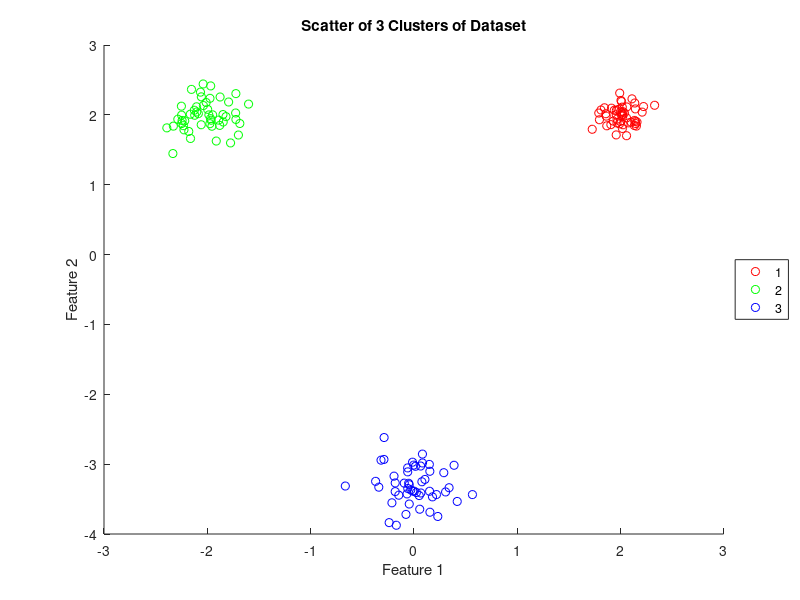

MATLAB code for this plot: (Note: this script raises an error after producing the figure.)
% EC 414 - HW 4 - Spring 2020
% K-Means starter code

clear, clc, close all,

%% Generate Gaussian data (4.2a):
% Add code below:
R1 = mvnrnd([2;2],0.02*eye(2),50);
R2 = mvnrnd([-2;2],0.05*eye(2),50);
R3 = mvnrnd([0;-3.25],0.07*eye(2),50);
scatter(R1(:,1),R1(:,2),'r');
xlabel('Feature 1');
ylabel('Feature 2');
title('Scatter of 3 Clusters of Dataset');

hold on
scatter(R2(:,1),R2(:,2),'g');
scatter(R3(:,1),R3(:,2),'b');
legend('1','2','3','location','EastOutside');
hold off


%% Generate NBA data: (4.2e)
% Add code below:
[num,txt,raw] = xlsread('NBA_stats_2018_2019');
MPG = num(:,2);
PPG = num(:,4);
figure
scatter(MPG,PPG);
xlabel('MPG');
ylabel('PPG');
title('Scatter PPG Against MPG for NBA Players');
% HINT: readmatrix might be useful here

%% Problem 4.2(f): Generate Concentric Rings Dataset using
% sample_circle.m provided to you in the HW 4 folder on Blackboard.
[data_cc ,label_cc] = sample_circle( 3, [500;500;500] );
figure
gscatter(data_cc(:,1),data_cc(:,2),label_cc(:),'rgb');
xlabel('Feature X');
ylabel('Feature Y');
title('Scatter of Concentric Data');
%% K-Means implementation (4.2a)
% Add code below
DATA = [R1;R2;R3];
K = 3;
MU_init = [3,3;-4,-1;2,-4];

MU_previous = MU_init;
MU_current = MU_init;

% initializations
labels = ones(length(DATA),1);
converged = 0;
iteration = 0;
convergence_threshold = 0.025;
%Run k-means
while (converged==0)
    iteration = iteration + 1;
    fprintf('Iteration: %d\n',iteration)

    % CODE - Assignment Step - Assign each data observation to the cluster with the nearest mean:
    % Write code below here:
    d =[];
    for i = 1:K
        u = [MU_init(i,1),MU_init(i,2)].*ones(length(DATA),2);
        dtoi = (DATA(:,1)-u(:,1)).^2 + (DATA(:,2)-u(:,2)).^2;
        d = [d,dtoi];
    end
    
    [dd,ii] = min(d,[],2);
    labels = ii';
        
    % CODE - Mean Updating - Update the cluster means
    % Write code below here:
    MU_previous = MU_current;
    clusters = zeros(K,2);
    for z = 1:K
        c = zeros(K);
        for j = 1:length(labels)
            if labels(j) == z
                clusters(z,1) = clusters(z,1)+DATA(j,1);
                clusters(z,2) = clusters(z,2)+DATA(j,2);
                c(z) = c(z)+1;
               
            end
        end
        clusters(z,1) = clusters(z,1)/c(z);
        clusters(z,2) = clusters(z,2)/c(z);
    end
    MU_current = clusters;

            
            
    %CODE 4 - Check for convergence 
    % Write code below here:
    conv = mean(mean(MU_current-MU_previous));
    if (conv < convergence_threshold)
        converged=1;
    end
    
    % CODE 5 - Plot clustering results if converged:
    % Write code below here:
    if (converged == 1)
        fprintf('\nConverged.\n')
        
        figure
        gscatter(DATA(:,1),DATA(:,2),labels','rgb');
        xlabel('Feature 1');
        ylabel('Feature 2');
        title('Scatter Dataset Tested by K-means');
        legend('1','2','3','location','EastOutside');
        
        
        %If converged, get WCSS metric
        % Add code below
        D_wcss=zeros(1,K);
        for i2 = 1:K
            for j2 = 1:length(labels)
                if labels(j2) == i2
                    D_wcss(1,i2) = D_wcss(1,i2)+((DATA(j2,1)-MU_current(i2,1)).^2 ... 
                        + (DATA(j2,2)-MU_current(i2,2)).^2);

                end
            end
        end
        
        WCSS = sum(D_wcss);
    end
end

fprintf('4.2a WCSS: %f\n',WCSS);
    %%%%%%%%%%%%%%%%%%%%%%%%%%%%%%%%%%%%%%%%%%%%%%%%

%% Check different Initialization (4.2b)
% Add code below
MU_init = [-0.14,2.61;3.15,-0.84;-3.28,-1.58];

MU_previous = MU_init;
MU_current = MU_init;

% initializations
labels = ones(length(DATA),1);
converged = 0;
iteration = 0;
convergence_threshold = 0.025;
%Run k-means
while (converged==0)
    iteration = iteration + 1;
    fprintf('Iteration: %d\n',iteration)

    % CODE - Assignment Step - Assign each data observation to the cluster with the nearest mean:
    % Write code below here:
    d =[];
    for i = 1:K
        u = [MU_init(i,1),MU_init(i,2)].*ones(length(DATA),2);
        dtoi = (DATA(:,1)-u(:,1)).^2 + (DATA(:,2)-u(:,2)).^2;
        d = [d,dtoi];
    end
    
    [dd,ii] = min(d,[],2);
    labels = ii';
        
    % CODE - Mean Updating - Update the cluster means
    % Write code below here:
    MU_previous = MU_current;
    clusters = zeros(K,2);
    for z = 1:K
        c = zeros(K);
        for j = 1:length(labels)
            if labels(j) == z
                clusters(z,1) = clusters(z,1)+DATA(j,1);
                clusters(z,2) = clusters(z,2)+DATA(j,2);
                c(z) = c(z)+1;
               
            end
        end
        clusters(z,1) = clusters(z,1)/c(z);
        clusters(z,2) = clusters(z,2)/c(z);
    end
    MU_current = clusters;

            
            
    %CODE 4 - Check for convergence 
    % Write code below here:
    conv = mean(mean(MU_current-MU_previous));
    if (conv < convergence_threshold)
        converged=1;
    end
    
    % CODE 5 - Plot clustering results if converged:
    % Write code below here:
    if (converged == 1)
        fprintf('\nConverged.\n')
        
        figure
        gscatter(DATA(:,1),DATA(:,2),labels','rgb');
        xlabel('Feature 1');
        ylabel('Feature 2');
        title('Test of Different Initialization K-means');
        legend('1','2','3','location','EastOutside');
        
        
        %If converged, get WCSS metric
        % Add code below
        D_wcss=zeros(1,K);
        for i2 = 1:K
            for j2 = 1:length(labels)
                if labels(j2) == i2
                    D_wcss(1,i2) = D_wcss(1,i2)+((DATA(j2,1)-MU_current(i2,1)).^2 ... 
                        + (DATA(j2,2)-MU_current(i2,2)).^2);

                end
            end
        end
        
        WCSS2 = sum(D_wcss);
    end
end

fprintf('4.2b WCSS: %f\n',WCSS2);
%Observation: For this initialization, clusters 1 and 2 converged to the
%same cluster, which is not desired. Compared to WCSS of part a which is
%11.8, WCSS for this initialization is 405. As the initial u2 is too far
%away from actual dataset, the k-means algorithm fails to converge
%correctly. This algorithm is very sensitive to initial centers.

%% Random Initializations (4.2c)
DATA = [R1;R2;R3];
K = 3;
WCSS_random = zeros(1,10);
labels = ones(length(DATA),10);
%Run k-means for 10 times at random
for r = 1:10
    MU_init = ones(3,2);
    MU_init(1,:) = [3,3].*rand(1,2);
    MU_init(2,:) = [-3,3].*rand(1,2);
    MU_init(3,:) = [1,-3].*rand(1,2);
    

    MU_previous = MU_init;
    MU_current = MU_init;

    % initializations
    
    converged = 0;
    iteration = 0;
    convergence_threshold = 0.025;

    while (converged==0)
        iteration = iteration + 1;
        fprintf('Iteration: %d\n',iteration)

        % CODE - Assignment Step - Assign each data observation to the cluster with the nearest mean:
        % Write code below here:
        d =[];
        for i = 1:K
            u = [MU_init(i,1),MU_init(i,2)].*ones(length(DATA),2);
            dtoi = (DATA(:,1)-u(:,1)).^2 + (DATA(:,2)-u(:,2)).^2;
            d = [d,dtoi];
        end

        [dd,ii] = min(d,[],2);
        labels(:,r) = ii';

        % CODE - Mean Updating - Update the cluster means
        % Write code below here:
        MU_previous = MU_current;
        clusters = zeros(K,2);
        for z = 1:K
            c = zeros(K);
            for j = 1:length(labels(:,1))
                if labels(j,r) == z
                    clusters(z,1) = clusters(z,1)+DATA(j,1);
                    clusters(z,2) = clusters(z,2)+DATA(j,2);
                    c(z) = c(z)+1;

                end
            end
            clusters(z,1) = clusters(z,1)/c(z);
            clusters(z,2) = clusters(z,2)/c(z);
        end
        MU_current = clusters;



        %CODE 4 - Check for convergence 
        % Write code below here:
        conv = mean(mean(MU_current-MU_previous));
        if (conv < convergence_threshold)
            converged=1;
        end

        % CODE 5 - Plot clustering results if converged:
        % Write code below here:
        if (converged == 1)
            fprintf('\nConverged.\n')
            %If converged, get WCSS metric
            % Add code below
            D_wcss=zeros(1,K);
            for i2 = 1:K
                for j2 = 1:length(labels(:,1))
                    if labels(j2,r) == i2
                        D_wcss(1,i2) = D_wcss(1,i2)+((DATA(j2,1)-MU_current(i2,1)).^2 ... 
                            + (DATA(j2,2)-MU_current(i2,2)).^2);

                    end
                end
            end
        end
    end
    WCSS_random(r) = sum(D_wcss);
end
[mini,ind] = min(WCSS_random);

fprintf('4.2c Minimum WCSS: %f\n',mini);
figure
gscatter(DATA(:,1),DATA(:,2),labels(:,ind)','rgb');
xlabel('Feature 1');
ylabel('Feature 2');
title(['Best of Random Init: WCSS = ',num2str(mini),' ']);
legend('1','2','3','location','EastOutside');


%% Choose K (4.2d)
DATA = [R1;R2;R3];
K = [2,3,4,5,6,7,8,9,10];
WCSS_k = zeros(1,9);
%Run Random k-means for 9 times
for ik = 1:length(K)
    K_val = K(ik);
    WCSS_random = zeros(1,10);
    labels = ones(length(DATA),10);
    for r = 1:10
        MU_init = [6,7].*rand(K_val,2);
        MU_init(:,1) = MU_init(:,1)+((-3)*ones(K_val,1));
        MU_init(:,2) = MU_init(:,2)+((-4)*ones(K_val,1));
        


        MU_previous = MU_init;
        MU_current = MU_init;

        % initializations

        converged = 0;
        iteration = 0;
        convergence_threshold = 0.025;

        while (converged==0)
            iteration = iteration + 1;
            fprintf('Iteration: %d\n',iteration)

            % CODE - Assignment Step - Assign each data observation to the cluster with the nearest mean:
            % Write code below here:
            d =[];
            for i = 1:K_val
                u = [MU_init(i,1),MU_init(i,2)].*ones(length(DATA),2);
                dtoi = (DATA(:,1)-u(:,1)).^2 + (DATA(:,2)-u(:,2)).^2;
                d = [d,dtoi];
            end

            [dd,ii] = min(d,[],2);
            labels(:,r) = ii';

            % CODE - Mean Updating - Update the cluster means
            % Write code below here:
            MU_previous = MU_current;
            clusters = zeros(K_val,2);
            for z = 1:K_val
                c = zeros(K_val);
                for j = 1:length(labels(:,1))
                    if labels(j,r) == z
                        clusters(z,1) = clusters(z,1)+DATA(j,1);
                        clusters(z,2) = clusters(z,2)+DATA(j,2);
                        c(z) = c(z)+1;

                    end
                end
                clusters(z,1) = clusters(z,1)/c(z);
                clusters(z,2) = clusters(z,2)/c(z);
            end
            MU_current = clusters;



            %CODE 4 - Check for convergence 
            % Write code below here:
            conv = max(max(MU_current-MU_previous));
            if (conv < convergence_threshold)
                converged=1;
            end

            % CODE 5 - Plot clustering results if converged:
            % Write code below here:
            if (converged == 1)
                fprintf('\nConverged.\n')
                %If converged, get WCSS metric
                % Add code below
                D_wcss=zeros(1,K_val);
                for i2 = 1:K_val
                    for j2 = 1:length(labels(:,1))
                        if labels(j2,r) == i2
                            D_wcss(1,i2) = D_wcss(1,i2)+((DATA(j2,1)-MU_current(i2,1)).^2 ... 
                                + (DATA(j2,2)-MU_current(i2,2)).^2);

                        end
                    end
                end
            end
        end
        WCSS_random(r) = sum(D_wcss);
    end
    WCSS_k(ik) = min(WCSS_random);
end
figure
plot(K,WCSS_k);
xlabel('Value of K');
ylabel('WCSS(K)');
title('Plot of WCSS against K from 2-10');

%Observation: From this plot, we can see that the elbow occurs at k=3,
%which means k=3 is the best choice for minimizing WCSS. This choice of k
%matches the number of clusters in the training dataset.

%% NBA Stats (4.2e)
NBA_data = [MPG,PPG];
K = 10;
WCSS_random = zeros(1,10);
labels = ones(length(NBA_data(:,1)),10);
%Run k-means for 10 times at random
for r = 1:10
    MU_init = 40*rand(10,2);
    

    MU_previous = MU_init;
    MU_current = MU_init;

    % initializations
    
    converged = 0;
    iteration = 0;
    convergence_threshold = 0.000001;

    while (converged==0)
        iteration = iteration + 1;
        fprintf('Iteration: %d\n',iteration)

        % CODE - Assignment Step - Assign each data observation to the cluster with the nearest mean:
        % Write code below here:
        d =[];
        for i = 1:K
            u = [MU_init(i,1),MU_init(i,2)].*ones(length(NBA_data(:,1)),2);
            dtoi = (NBA_data(:,1)-u(:,1)).^2 + (NBA_data(:,2)-u(:,2)).^2;
            d = [d,dtoi];
        end

        [dd,ii] = min(d,[],2);
        labels(:,r) = ii';

        % CODE - Mean Updating - Update the cluster means
        % Write code below here:
        MU_previous = MU_current;
        clusters = zeros(K,2);
        for z = 1:K
            c = zeros(K);
            for j = 1:length(labels(:,1))
                if labels(j,r) == z
                    clusters(z,1) = clusters(z,1)+NBA_data(j,1);
                    clusters(z,2) = clusters(z,2)+NBA_data(j,2);
                    c(z) = c(z)+1;

                end
            end
            clusters(z,1) = clusters(z,1)/c(z);
            clusters(z,2) = clusters(z,2)/c(z);
        end
        MU_current = clusters;



        %CODE 4 - Check for convergence 
        % Write code below here:
        conv = max(max(MU_current-MU_previous));
        if (conv < convergence_threshold)
            converged=1;
        end

        % CODE 5 - Plot clustering results if converged:
        % Write code below here:
        if (converged == 1)
            fprintf('\nConverged.\n')
            %If converged, get WCSS metric
            % Add code below
            D_wcss=zeros(1,K);
            for i2 = 1:K
                for j2 = 1:length(labels(:,1))
                    if labels(j2,r) == i2
                        D_wcss(1,i2) = D_wcss(1,i2)+((NBA_data(j2,1)-MU_current(i2,1)).^2 ... 
                            + (NBA_data(j2,2)-MU_current(i2,2)).^2);

                    end
                end
            end
        end
    end
    WCSS_random(r) = sum(D_wcss);
end
[mini,ind] = min(WCSS_random);
fprintf('4.2e Minimum WCSS: %f\n',mini);
figure
gscatter(NBA_data(:,1),NBA_data(:,2),labels(:,ind)');
xlabel('MPG');
ylabel('PPG');
title(['Best of Random Init: WCSS = ',num2str(mini),' ']);

%% Concentric Data (4.2f)
K = 3;
WCSS_random = zeros(1,10);
labels = ones(length(data_cc(:,1)),10);
%Run k-means for 10 times at random
for r = 1:10
    MU_init = zeros(3,2);
    MU_init(1,:) = 4*rand(1,2);
    MU_init(2,:) = rand(1,2);
    MU_init(3,:) = -4*rand(1,2);
    

    MU_previous = MU_init;
    MU_current = MU_init;

    % initializations
    
    converged = 0;
    iteration = 0;
    convergence_threshold = 0.025;

    while (converged==0)
        iteration = iteration + 1;
        fprintf('Iteration: %d\n',iteration)

        % CODE - Assignment Step - Assign each data observation to the cluster with the nearest mean:
        % Write code below here:
        d =[];
        for i = 1:K
            u = [MU_init(i,1),MU_init(i,2)].*ones(length(data_cc(:,1)),2);
            dtoi = (data_cc(:,1)-u(:,1)).^2 + (data_cc(:,2)-u(:,2)).^2;
            d = [d,dtoi];
        end

        [dd,ii] = min(d,[],2);
        labels(:,r) = ii';

        % CODE - Mean Updating - Update the cluster means
        % Write code below here:
        MU_previous = MU_current;
        clusters = zeros(K,2);
        for z = 1:K
            c = zeros(K);
            for j = 1:length(labels(:,1))
                if labels(j,r) == z
                    clusters(z,1) = clusters(z,1)+data_cc(j,1);
                    clusters(z,2) = clusters(z,2)+data_cc(j,2);
                    c(z) = c(z)+1;

                end
            end
            clusters(z,1) = clusters(z,1)/c(z);
            clusters(z,2) = clusters(z,2)/c(z);
        end
        MU_current = clusters;



        %CODE 4 - Check for convergence 
        % Write code below here:
        conv = max(max(MU_current-MU_previous));
        if (conv < convergence_threshold)
            converged=1;
        end

        % CODE 5 - Plot clustering results if converged:
        % Write code below here:
        if (converged == 1)
            fprintf('\nConverged.\n')
            %If converged, get WCSS metric
            % Add code below
            D_wcss=zeros(1,K);
            for i2 = 1:K
                for j2 = 1:length(labels(:,1))
                    if labels(j2,r) == i2
                        D_wcss(1,i2) = D_wcss(1,i2)+((data_cc(j2,1)-MU_current(i2,1)).^2 ... 
                            + (data_cc(j2,2)-MU_current(i2,2)).^2);

                    end
                end
            end
        end
    end
    WCSS_random(r) = sum(D_wcss);
end
[mini,ind] = min(WCSS_random);
figure
gscatter(data_cc(:,1),data_cc(:,2),labels(:,ind)');
xlabel('Feature X');
ylabel('Feature Y');
title(['Best of Random Init: WCSS = ',num2str(mini),' ']);

%Observation: As we can see from 4.2e and 4.2f, K-means clustering fails to
%find meaningful clusters if data is linear or concentric. The WCSSs of
%these kinds of data are very high. So we can only use this algorithm for
%spherical datas.

